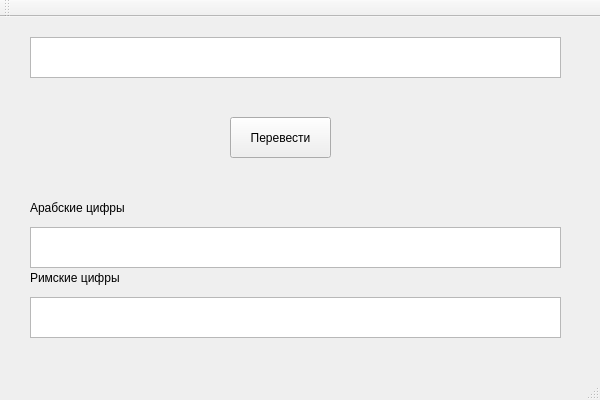
<?xml version="1.0" encoding="UTF-8"?>
<ui version="4.0">
 <class>translatorClass</class>
 <widget class="QMainWindow" name="translatorClass">
  <property name="geometry">
   <rect>
    <x>0</x>
    <y>0</y>
    <width>600</width>
    <height>400</height>
   </rect>
  </property>
  <property name="windowTitle">
   <string>translator</string>
  </property>
  <widget class="QWidget" name="centralWidget">
   <widget class="QTextEdit" name="EnterWindow">
    <property name="geometry">
     <rect>
      <x>30</x>
      <y>20</y>
      <width>531</width>
      <height>41</height>
     </rect>
    </property>
   </widget>
   <widget class="QTextEdit" name="ResultWindow">
    <property name="geometry">
     <rect>
      <x>30</x>
      <y>210</y>
      <width>531</width>
      <height>41</height>
     </rect>
    </property>
   </widget>
   <widget class="QPushButton" name="TranslateButton">
    <property name="geometry">
     <rect>
      <x>230</x>
      <y>100</y>
      <width>101</width>
      <height>41</height>
     </rect>
    </property>
    <property name="text">
     <string>Перевести</string>
    </property>
   </widget>
   <widget class="QTextEdit" name="RomeNumber">
    <property name="geometry">
     <rect>
      <x>30</x>
      <y>280</y>
      <width>531</width>
      <height>41</height>
     </rect>
    </property>
   </widget>
   <widget class="QLabel" name="label">
    <property name="geometry">
     <rect>
      <x>30</x>
      <y>180</y>
      <width>101</width>
      <height>21</height>
     </rect>
    </property>
    <property name="text">
     <string>Арабские цифры</string>
    </property>
   </widget>
   <widget class="QLabel" name="label_2">
    <property name="geometry">
     <rect>
      <x>30</x>
      <y>250</y>
      <width>91</width>
      <height>21</height>
     </rect>
    </property>
    <property name="text">
     <string>Римские цифры</string>
    </property>
   </widget>
  </widget>
  <widget class="QMenuBar" name="menuBar">
   <property name="geometry">
    <rect>
     <x>0</x>
     <y>0</y>
     <width>600</width>
     <height>21</height>
    </rect>
   </property>
  </widget>
  <widget class="QToolBar" name="mainToolBar">
   <attribute name="toolBarArea">
    <enum>TopToolBarArea</enum>
   </attribute>
   <attribute name="toolBarBreak">
    <bool>false</bool>
   </attribute>
  </widget>
  <widget class="QStatusBar" name="statusBar"/>
 </widget>
 <layoutdefault spacing="6" margin="11"/>
 <resources>
  <include location="translator.qrc"/>
 </resources>
 <connections/>
</ui>
